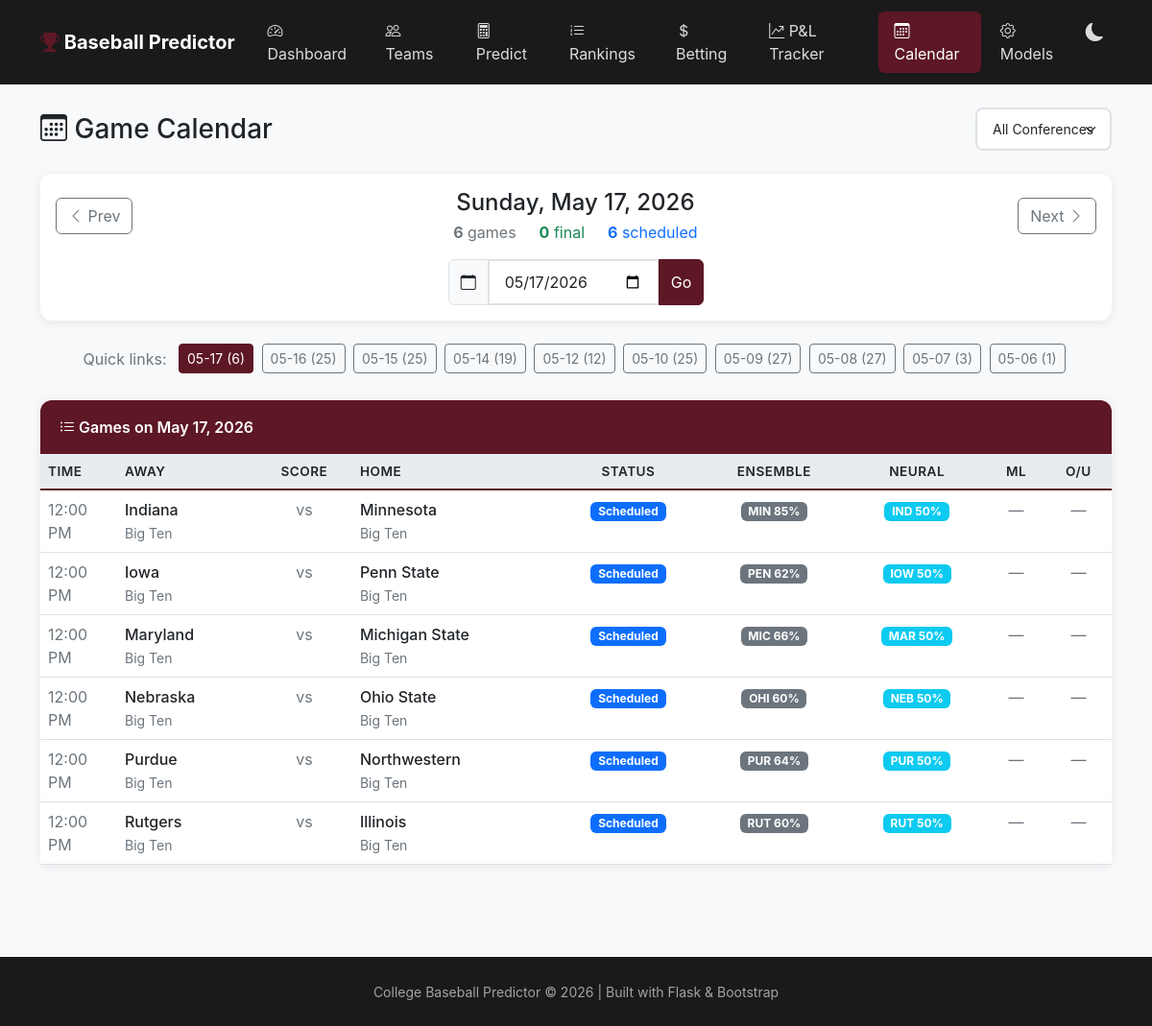
/calendar, run on the app's committed database.
### tables this page shows
CREATE TABLE elo_ratings (
                    team_id TEXT PRIMARY KEY,
                    rating REAL DEFAULT 1500,
                    games_played INTEGER DEFAULT 0,
                    updated_at TEXT DEFAULT CURRENT_TIMESTAMP
                );

CREATE TABLE games (
            id TEXT PRIMARY KEY,
            date TEXT NOT NULL,
            time TEXT,
            home_team_id TEXT NOT NULL,
            away_team_id TEXT NOT NULL,
            home_score INTEGER,
            away_score INTEGER,
            winner_id TEXT,
            innings INTEGER DEFAULT 9,
            is_conference_game INTEGER DEFAULT 0,
            is_neutral_site INTEGER DEFAULT 0,
            tournament_id TEXT,
            venue TEXT,
            attendance INTEGER,
            notes TEXT,
            status TEXT DEFAULT 'scheduled',  -- scheduled, final, postponed, cancelled
            created_at TEXT DEFAULT CURRENT_TIMESTAMP,
            updated_at TEXT DEFAULT CURRENT_TIMESTAMP,
            FOREIGN KEY (home_team_id) REFERENCES teams(id),
            FOREIGN KEY (away_team_id) REFERENCES teams(id),
            FOREIGN KEY (tournament_id) REFERENCES tournaments(id)
        );

CREATE TABLE teams (
            id TEXT PRIMARY KEY,
            name TEXT NOT NULL,
            nickname TEXT,
            conference TEXT,
            division TEXT,
            athletics_url TEXT,
            preseason_rank INTEGER,
            current_rank INTEGER,
            created_at TEXT DEFAULT CURRENT_TIMESTAMP,
            updated_at TEXT DEFAULT CURRENT_TIMESTAMP
        );

### web/app.py (the view)
@app.route('/calendar')
def calendar():
    date_str = request.args.get('date', datetime.now().strftime('%Y-%m-%d'))
    conference = request.args.get('conference', '')
    games = get_games_by_date(date_str, conference if conference else None)
    available_dates = get_available_dates()
    conferences = get_all_conferences()
    try:
        display_date = datetime.strptime(date_str, '%Y-%m-%d')
    except:
        display_date = datetime.now()
    prev_date = (display_date - timedelta(days=1)).strftime('%Y-%m-%d')
    next_date = (display_date + timedelta(days=1)).strftime('%Y-%m-%d')
    ensemble = MODELS.get('ensemble')
    neural = MODELS.get('neural')
    correct_predictions = 0
    total_predictions = 0
    nn_correct = 0
    nn_total = 0
    for game in games:
        try:
            if ensemble and game.get('home_team_id') and game.get('away_team_id'):
                pred = ensemble.predict_game(game['home_team_id'], game['away_team_id'])
                game['pred_home_prob'] = pred.get('home_win_probability', 0.5)
                game['pred_away_prob'] = pred.get('away_win_probability', 0.5)
                game['pred_winner'] = game['home_team_id'] if game['pred_home_prob'] > 0.5 else game['away_team_id']
                game['pred_confidence'] = max(game['pred_home_prob'], game['pred_away_prob'])
                if game['status'] == 'final' and game.get('winner_id'):
                    game['pred_correct'] = game['pred_winner'] == game['winner_id']
                    total_predictions += 1
                    if game['pred_correct']:
                        correct_predictions += 1
        except Exception:
            game['pred_winner'] = None
            game['pred_confidence'] = None
        try:
            if neural and game.get('home_team_id') and game.get('away_team_id'):
                nn_pred = neural.predict_game(game['home_team_id'], game['away_team_id'])
                game['nn_home_prob'] = nn_pred.get('home_win_probability', 0.5)
                game['nn_winner'] = game['home_team_id'] if game['nn_home_prob'] > 0.5 else game['away_team_id']
                game['nn_confidence'] = max(game['nn_home_prob'], 1 - game['nn_home_prob'])
                if game['status'] == 'final' and game.get('winner_id'):
                    game['nn_correct'] = game['nn_winner'] == game['winner_id']
                    nn_total += 1
                    if game['nn_correct']:
                        nn_correct += 1
        except Exception:
            game['nn_winner'] = None
    model_accuracy = round((correct_predictions / total_predictions) * 100) if total_predictions > 0 else None
    total_games = len(games)
    completed = sum(1 for g in games if g['status'] == 'final')
    scheduled = sum(1 for g in games if g['status'] == 'scheduled')
    final_games = [g for g in games if g['status'] == 'final']
    total_runs = sum((g.get('home_score') or 0) + (g.get('away_score') or 0) for g in final_games)
    avg_runs = round(total_runs / completed, 1) if completed > 0 else 0
    home_wins = sum(1 for g in final_games if g.get('winner_id') == g.get('home_team_id'))
    home_win_pct = round((home_wins / completed) * 100) if completed > 0 else 0
    return render_template('calendar.html',
                          games=games,
                          selected_date=date_str,
                          display_date=display_date,
                          prev_date=prev_date,
                          next_date=next_date,
                          available_dates=available_dates,
                          conferences=conferences,
                          selected_conference=conference,
                          total_games=total_games,
                          completed=completed,
                          scheduled=scheduled,
                          avg_runs=avg_runs,
                          home_win_pct=home_win_pct,
                          model_accuracy=model_accuracy,
                          correct_predictions=correct_predictions,
                          total_predictions=total_predictions,
                          nn_accuracy=round((nn_correct / nn_total) * 100) if nn_total > 0 else None,
                          nn_correct=nn_correct,
                          nn_total=nn_total)

### web/templates/calendar.html (shortened to what this page needs)
{% extends "base.html" %}
{% block content %}
<div class="d-flex justify-content-between align-items-center mb-4">
    <h1 class="h3 mb-0">
        <i class="bi bi-calendar3"></i> Game Calendar
    </h1>
    <div class="d-flex gap-2 align-items-center">
        <select class="form-select form-select-sm" id="conferenceFilter" style="width: auto;"
                onchange="updateFilters()">
            <option value="">All Conferences</option>
        </select>
    </div>
</div>
<div class="card mb-4">
    <div class="card-body">
        <div class="row align-items-center">
            <div class="col-auto">
                <a href="/calendar?date={{ prev_date }}{% if selected_conference %}&conference={{ selected_conference }}{% endif %}"
                   class="btn btn-outline-secondary">
                    <i class="bi bi-chevron-left"></i> Prev
                </a>
            </div>
            <div class="col text-center">
                <h4 class="mb-1">{{ display_date.strftime('%A, %B %d, %Y') }}</h4>
                <div class="d-flex justify-content-center gap-4 text-muted">
                    <span><strong>{{ total_games }}</strong> games</span>
                    <span class="text-success"><strong>{{ completed }}</strong> final</span>
                    <span class="text-primary"><strong>{{ scheduled }}</strong> scheduled</span>
                </div>
            </div>
            <div class="col-auto">
                <a href="/calendar?date={{ next_date }}{% if selected_conference %}&conference={{ selected_conference }}{% endif %}"
                   class="btn btn-outline-secondary">
                    Next <i class="bi bi-chevron-right"></i>
                </a>
            </div>
        </div>
        <div class="row mt-3 justify-content-center">
            <div class="col-auto">
                <div class="input-group">
                    <span class="input-group-text"><i class="bi bi-calendar"></i></span>
                    <input type="date" class="form-control" id="datePicker" value="{{ selected_date }}"
                           onchange="goToDate(this.value)">
                    <button class="btn btn-maroon" onclick="goToDate(document.getElementById('datePicker').value)">
                        Go
                    </button>
                </div>
            </div>
        </div>
    </div>
</div>
<div class="mb-4 text-center">
    <span class="text-muted me-2">Quick links:</span>
    {% set today = selected_date %}
    {% for date_info in available_dates[:10] %}
    <a href="/calendar?date={{ date_info.date }}{% if selected_conference %}&conference={{ selected_conference }}{% endif %}"
       class="btn btn-sm {% if date_info.date == selected_date %}btn-maroon{% else %}btn-outline-secondary{% endif %} me-1 mb-1">
        {{ date_info.date[5:] }} ({{ date_info.game_count }})
    </a>
    {% endfor %}
</div>
{% if games %}
<div class="card">
    <div class="card-header bg-maroon text-white">
        <i class="bi bi-list-ul"></i> Games on {{ display_date.strftime('%B %d, %Y') }}
    </div>
    <div class="table-responsive">
        <table class="table table-hover mb-0">
            <thead>
                <tr>
                    <th style="width: 80px;">Time</th>
                    <th>Away</th>
                    <th class="text-center" style="width: 100px;">Score</th>
                    <th>Home</th>
                    <th class="text-center">Status</th>
                    <th class="text-center">Ensemble</th>
                    <th class="text-center">Neural</th>
                    <th class="text-center">ML</th>
                    <th class="text-center">O/U</th>
                </tr>
            </thead>
            <tbody>
                {% for game in games %}
                <tr class="{% if game.status == 'final' %}table-light{% endif %}">
                    <td class="text-muted">
                        {{ game.time or '—' }}
                    </td>
                    <td>
                        <a href="/team/{{ game.away_team_id }}" class="team-link">
                            {{ game.away_team_name or game.away_team_id }}
                        </a>
                        <br><small class="text-muted">{{ game.away_conf or '' }}</small>
                    </td>
                    <td class="text-center">
                        {% if game.status == 'final' %}
                        <span class="{% if game.winner_id == game.away_team_id %}fw-bold text-success{% endif %}">
                            {{ game.away_score }}
                        </span>
                        -
                        <span class="{% if game.winner_id == game.home_team_id %}fw-bold text-success{% endif %}">
                            {{ game.home_score }}
                        </span>
                        {% if game.innings and game.innings != 9 %}
                        <br><small class="text-muted">({{ game.innings }} inn)</small>
                        {% endif %}
                        {% else %}
                        <span class="text-muted">vs</span>
                        {% endif %}
                    </td>
                    <td>
                        <a href="/team/{{ game.home_team_id }}" class="team-link">
                            {{ game.home_team_name or game.home_team_id }}
                        </a>
                        <br><small class="text-muted">{{ game.home_conf or '' }}</small>
                    </td>
                    <td class="text-center">
                        {% if game.status == 'final' %}
                        <span class="badge bg-success">Final</span>
                        {% elif game.status == 'postponed' %}
                        <span class="badge bg-warning">PPD</span>
                        {% elif game.status == 'cancelled' %}
                        <span class="badge bg-danger">CXL</span>
                        {% else %}
                        <span class="badge bg-primary">Scheduled</span>
                        {% endif %}
                    </td>
                    <td class="text-center">
                        {% if game.pred_winner %}
                            {% set is_home_pick = game.pred_winner == game.home_team_id %}
                            {% set pick_name = game.home_team_name if is_home_pick else game.away_team_name %}
                            {% set conf_pct = (game.pred_confidence * 100)|round(0)|int %}
                            {% if game.status == 'final' %}
                                {% if game.pred_correct %}
                                <span class="badge bg-success" title="{{ pick_name }} ({{ conf_pct }}%)">
                                    <i class="bi bi-check"></i> {{ conf_pct }}%
                                </span>
                                {% else %}
                                <span class="badge bg-danger" title="{{ pick_name }} ({{ conf_pct }}%)">
                                    <i class="bi bi-x"></i> {{ conf_pct }}%
                                </span>
                                {% endif %}
                            {% else %}
                                <span class="badge bg-secondary" title="Pick: {{ pick_name }}">
                                    {{ pick_name[:3]|upper }} {{ conf_pct }}%
                                </span>
                            {% endif %}
                        {% else %}
                        <span class="text-muted">—</span>
                        {% endif %}
                    </td>
                    <td class="text-center">
                        {% if game.nn_winner %}
                            {% set nn_is_home = game.nn_winner == game.home_team_id %}
                            {% set nn_name = game.home_team_name if nn_is_home else game.away_team_name %}
                            {% set nn_pct = (game.nn_confidence * 100)|round(0)|int %}
                            {% if game.status == 'final' %}
                                {% if game.nn_correct %}
                                <span class="badge bg-success" title="{{ nn_name }} ({{ nn_pct }}%)">
                                    <i class="bi bi-check"></i> {{ nn_pct }}%
                                </span>
                                {% else %}
                                <span class="badge bg-danger" title="{{ nn_name }} ({{ nn_pct }}%)">
                                    <i class="bi bi-x"></i> {{ nn_pct }}%
                                </span>
                                {% endif %}
                            {% else %}
                                <span class="badge bg-info" title="Pick: {{ nn_name }}">
                                    {{ nn_name[:3]|upper }} {{ nn_pct }}%
                                </span>
                            {% endif %}
                        {% else %}
                        <span class="text-muted">—</span>
                        {% endif %}
                    </td>
                    <td class="text-center">
                        {% if game.away_ml and game.home_ml %}
                        <small>
                            {{ game.away_ml|format_odds }}<br>
                            {{ game.home_ml|format_odds }}
                        </small>
                        {% else %}
                        <span class="text-muted">—</span>
                        {% endif %}
                    </td>
                    <td class="text-center">
                        {% if game.over_under %}
                        {{ game.over_under }}
                        {% else %}
                        <span class="text-muted">—</span>
                        {% endif %}
                    </td>
                </tr>
                {% endfor %}
            </tbody>
        </table>
    </div>
</div>
{% endif %}
{% endblock %}

### data on the page
elo_ratings: time "12:00 PM", name "Indiana", conference "Big Ten", name "Minnesota", conf_pct "85", nn_pct "50"
teams: name "MIN"
teams: name "IND"
elo_ratings: time "12:00 PM", name "Iowa", conference "Big Ten", name "Penn State", conf_pct "62", nn_pct "50"
teams: name "PEN"
teams: name "IOW"
elo_ratings: time "12:00 PM", name "Maryland", conference "Big Ten", name "Michigan State", conf_pct "66", nn_pct "50"
teams: name "MIC"
teams: name "MAR"
elo_ratings: time "12:00 PM", name "Nebraska", conference "Big Ten", name "Ohio State", conf_pct "60", nn_pct "50"
teams: name "OHI"
teams: name "NEB"
elo_ratings: time "12:00 PM", name "Purdue", conference "Big Ten", name "Northwestern", conf_pct "64", nn_pct "50"
teams: name "PUR"
elo_ratings: time "12:00 PM", name "Rutgers", conference "Big Ten", name "Illinois", conf_pct "60", nn_pct "50"
teams: name "RUT"

### other printed values
{{ display_date.strftime('%A, %B %d, %Y') }} "Sunday, May 17, 2026"
{{ total_games }} "6"
{{ completed }} "0"
{{ scheduled }} "6"
{{ date_info.date[5:] }} "05-17" "05-16" "05-15" "05-14" "05-12" "05-10" "05-09" "05-08" "05-07" "05-06"
{{ date_info.game_count }} "6" "25" "25" "19" "12" "25" "27" "27" "3" "1"
{{ display_date.strftime('%B %d, %Y') }} "May 17, 2026"
